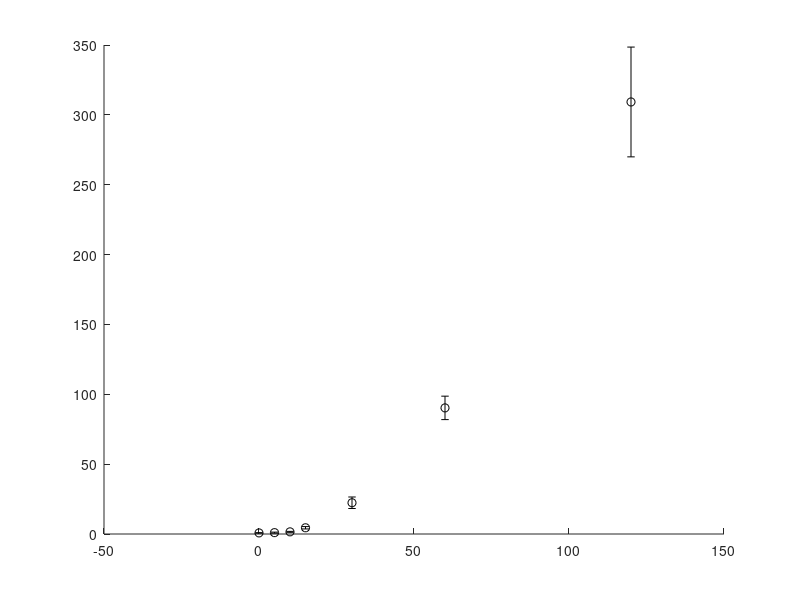

Write the MATLAB code that produced this figure. (Note: this script raises an error after producing the figure.)
% fig01A_logistic_fit.m
% Reproduces Figure 1A from the paper.
% Logistic fitting of hypoxia-responsive gene expression time courses.
% Response time is defined as t90% - t10% = 2*log(9)/k.
% Requires MATLAB Optimization Toolbox (lsqcurvefit).

%% Input data
% Gene expression means and standard deviations at each time point
genes = {
    'ADH1',  [0.78, 0.97, 1.54, 4.46, 22.37, 90.27, 309.23], [0.15, 0.37, 0.34, 0.84, 4.12, 8.39, 39.29];
    'HB1',   [0.67, 1.56, 3.41, 5.12, 12.05, 27.58, 74.33], [0.26, 0.28, 0.73, 0.92, 3.04, 2.40, 17.91];
    'HRE2',  [0.86, 1.63, 4.08, 10.37, 42.45, 142.28, 218.53], [0.24, 0.53, 0.78, 1.75, 7.15, 12.07, 29.42];
    'HUP7',  [0.53, 0.93, 1.85, 3.23, 7.41, 26.13, 116.61], [0.34, 0.18, 0.58, 0.71, 2.03, 4.78, 18.16];
    'PCO1',  [0.81, 2.91, 9.68, 24.89, 64.66, 105.57, 136.63], [0.17, 0.29, 3.84, 3.77, 9.25, 11.62, 12.67];
    'HRA1',  [0.92, 15.40, 54.54, 119.91, 158.77, 171.26, 183.97], [0.08, 3.95, 7.14, 8.67, 13.85, 30.52, 21.75];
    'LBD41', [1.07, 33.24, 92.24, 173.83, 218.37, 218.86, 249.90], [0.22, 6.57, 13.54, 14.48, 35.70, 20.79, 26.40];
    'PDC1',  [0.76, 1.34, 3.89, 9.86, 39.59, 81.60, 143.80], [0.20, 0.61, 0.79, 1.64, 3.95, 13.92, 21.83];
    'SUS4',  [0.60, 0.71, 1.29, 2.54, 11.37, 45.06, 101.60], [0.27, 0.06, 0.26, 0.58, 1.33, 7.16, 27.63];
};

%% Time points (minutes after shift to hypoxia)
time = [0, 5, 10, 15, 30, 60, 120];

%% Preallocation for summary values
geneNames = cell(size(genes,1),1);
t90_t10_values = zeros(size(genes,1),1);

%% Loop over genes and fit logistic model
for i = 1:size(genes, 1)

    % Extract data for current gene
    geneName = genes{i, 1};
    expr     = genes{i, 2};
    stdev    = genes{i, 3};

    % Logistic model: A / (1 + exp(-k*(t - t_half)))
    logistic = @(params, t) params(1) ./ ...
        (1 + exp(-params(2) * (t - params(3))));

    % Initial parameter guess
    initialGuess = [max(expr), 0.05, 30];
    if strcmp(geneName, 'HB1')
        initialGuess(2) = 0.1;
    end

    % Nonlinear least-squares fit
    fitParams = lsqcurvefit(logistic, initialGuess, time, expr);

    % Extract fitted parameters
    A      = fitParams(1);
    k      = fitParams(2);
    t_half = fitParams(3);

    % Compute response time (t90% - t10%)
    t90_t10 = 2 * log(9) / k;

    % Evaluate fitted curve for plotting
    t_fit    = linspace(min(time), max(time), 200);
    expr_fit = logistic(fitParams, t_fit);

    %% Plot experimental data and fitted curve
    figure;
    errorbar(time, expr, stdev, 'ko', ...
        'LineWidth', 1.5, 'MarkerSize', 6); hold on;
    plot(t_fit, expr_fit, 'r-', 'LineWidth', 2);
    xlabel('Time (min)');
    ylabel('Gene Expression');
    title(['Gene Induction - ', geneName]);
    legend('Data ± SD', 'Logistic Fit', 'Location', 'NorthWest');
    grid on;

    % Annotate response time on the plot
    xlim_vals = xlim;
    ylim_vals = ylim;
    yRange = ylim_vals(2) - ylim_vals(1);
    maxExpr = max([expr, expr_fit]);
    text_y = maxExpr + 0.05 * yRange;

    if text_y > ylim_vals(2)
        ylim([ylim_vals(1), text_y + 0.05 * yRange]);
    end

    text_x = xlim_vals(1) + 0.65 * (xlim_vals(2) - xlim_vals(1));
    text(text_x, text_y, ...
        ['$$t_{90\%} - t_{10\%} = ', ...
         num2str(t90_t10, '%.2f'), '\ \mathrm{min}$$'], ...
        'Interpreter', 'latex', 'FontSize', 12, ...
        'FontWeight', 'bold', 'Color', 'blue');

    %% Store results and print summary
    geneNames{i} = geneName;
    t90_t10_values(i) = t90_t10;

    fprintf('\n[%s] Fitted Parameters:\n', geneName);
    fprintf('  Max expression (A)         = %.3f\n', A);
    fprintf('  Rate constant (k)          = %.4f\n', k);
    fprintf('  Half-max time (t_1/2)      = %.2f min\n', t_half);
    fprintf('  t90%% - t10%% response time = %.2f min\n', t90_t10);
end

%% Summary table printed to console
fprintf('\nSummary of t90%%-t10%% response time for all genes:\n');
fprintf('Gene\tResponse time (min)\n');
for i = 1:length(geneNames)
    fprintf('%s\t%.2f\n', geneNames{i}, t90_t10_values(i));
end

